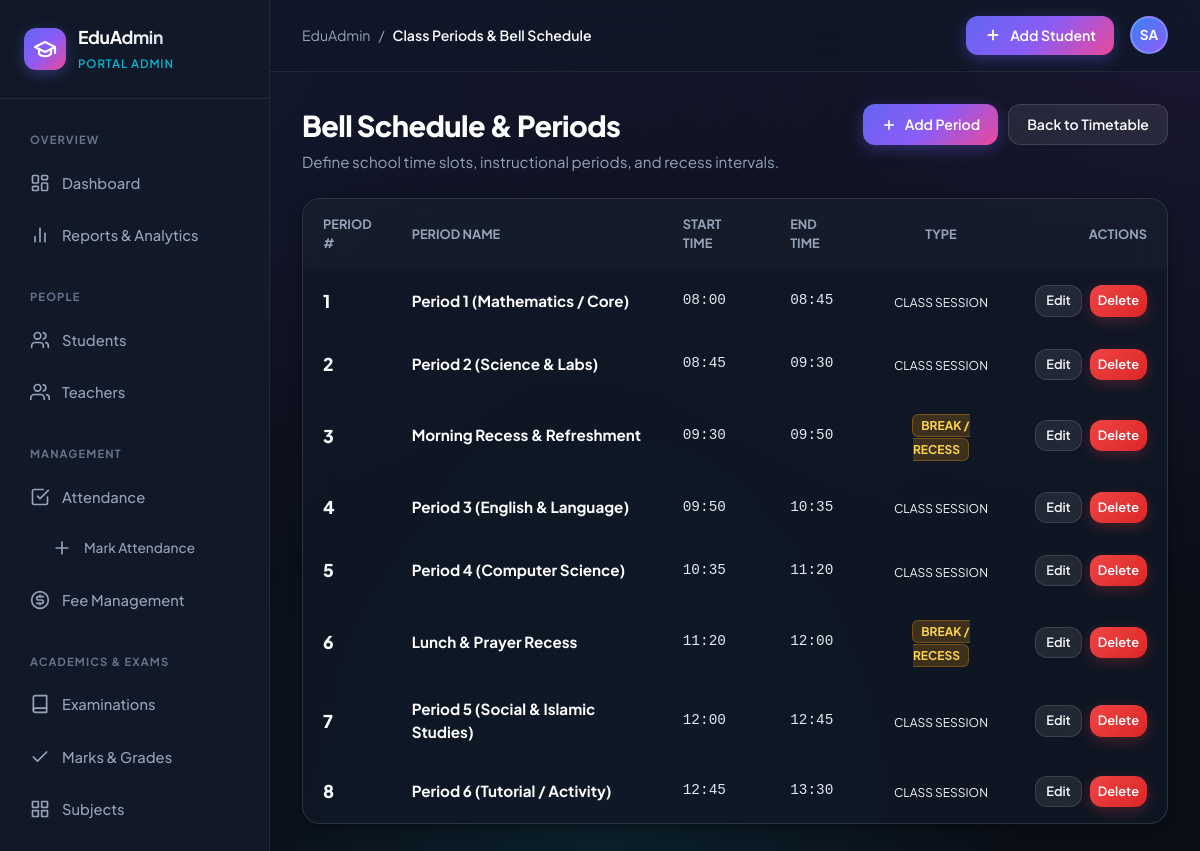
Screenshot of /timetable/periods/ with the database file from the repository.
### timetable/models.py (models this page shows, shortened)
class Period(models.Model):
    period_number = models.PositiveIntegerField(unique=True, verbose_name="Period #")
    name = models.CharField(max_length=60, verbose_name="Period Name", help_text="e.g. Period 1, Break, Lunch")
    start_time = models.TimeField(verbose_name="Start Time")
    end_time = models.TimeField(verbose_name="End Time")
    is_break = models.BooleanField(default=False, verbose_name="Break / Recess Slot")
    class Meta:
        ordering = ['period_number', 'start_time']
        verbose_name = "Class Period"
        verbose_name_plural = "Class Periods"

### timetable/views.py (the view)
# urls.py: path('periods/', views.period_list, name='period_list'),
def period_list(request):
    periods = Period.objects.all().order_by('period_number')
    return render(request, 'timetable/period_list.html', {
        'page_title': 'Class Periods & Bell Schedule',
        'active_tab': 'timetable',
        'periods': periods,
    })

### templates/timetable/period_list.html
{% extends 'students/base.html' %}
{% block content %}
<div style="display:flex; justify-content:space-between; align-items:flex-start; margin-bottom:24px; flex-wrap:wrap; gap:16px;">
  <div>
    <h1 style="font-size:1.8rem; font-weight:800; color:#fff; letter-spacing:-0.02em;">Bell Schedule &amp; Periods</h1>
    <p style="color:var(--text-muted); font-size:0.95rem; margin-top:4px;">Define school time slots, instructional periods, and recess intervals.</p>
  </div>
  <div style="display:flex; gap:10px;">
    <a href="{% url 'timetable:period_add' %}" class="btn-primary" id="add-period-btn">
      <svg width="16" height="16" viewBox="0 0 24 24" fill="none" stroke="currentColor" stroke-width="2.5"><line x1="12" x2="12" y1="5" y2="19"/><line x1="5" x2="19" y1="12" y2="12"/></svg>
      Add Period
    </a>
    <a href="{% url 'timetable:class_timetable' %}" class="btn-secondary">
      Back to Timetable
    </a>
  </div>
</div>
<div class="glass-card" style="padding:0; overflow:hidden;">
  <div style="overflow-x:auto;">
    <table class="data-table" style="width:100%; border-collapse:collapse;">
      <thead>
        <tr style="border-bottom:1px solid var(--border-color); background:rgba(255,255,255,0.02);">
          <th style="padding:16px 20px; text-align:left; font-size:0.8rem; text-transform:uppercase; color:var(--text-muted); width:80px;">Period #</th>
          <th style="padding:16px 20px; text-align:left; font-size:0.8rem; text-transform:uppercase; color:var(--text-muted);">Period Name</th>
          <th style="padding:16px 20px; text-align:left; font-size:0.8rem; text-transform:uppercase; color:var(--text-muted);">Start Time</th>
          <th style="padding:16px 20px; text-align:left; font-size:0.8rem; text-transform:uppercase; color:var(--text-muted);">End Time</th>
          <th style="padding:16px 20px; text-align:center; font-size:0.8rem; text-transform:uppercase; color:var(--text-muted);">Type</th>
          <th style="padding:16px 20px; text-align:right; font-size:0.8rem; text-transform:uppercase; color:var(--text-muted);">Actions</th>
        </tr>
      </thead>
      <tbody>
        {% for p in periods %}
        <tr style="border-bottom:1px solid var(--border-color); transition:background 0.15s ease;" onmouseover="this.style.background='rgba(255,255,255,0.03)'" onmouseout="this.style.background='transparent'">
          <td style="padding:16px 20px; font-weight:800; color:var(--cyan); font-size:1.1rem;">
            {{ p.period_number }}
          </td>
          <td style="padding:16px 20px; font-weight:700; color:#fff; font-size:0.95rem;">
            {{ p.name }}
          </td>
          <td style="padding:16px 20px; color:#e2e8f0; font-family:monospace; font-size:0.9rem;">
            {{ p.start_time|time:"H:i" }}
          </td>
          <td style="padding:16px 20px; color:#e2e8f0; font-family:monospace; font-size:0.9rem;">
            {{ p.end_time|time:"H:i" }}
          </td>
          <td style="padding:16px 20px; text-align:center;">
            {% if p.is_break %}
              <span style="font-size:0.75rem; font-weight:700; background:rgba(245,158,11,0.2); color:#fcd34d; padding:3px 8px; border-radius:6px; border:1px solid rgba(245,158,11,0.3);">
                BREAK / RECESS
              </span>
            {% else %}
              <span class="status-badge badge-active" style="font-size:0.75rem;">
                CLASS SESSION
              </span>
            {% endif %}
          </td>
          <td style="padding:16px 20px; text-align:right;">
            <div style="display:inline-flex; gap:8px;">
              <a href="{% url 'timetable:period_edit' p.pk %}" class="btn-secondary" style="padding:5px 10px; font-size:0.8rem;">Edit</a>
              <a href="{% url 'timetable:period_delete' p.pk %}" class="btn-danger" style="padding:5px 8px; font-size:0.8rem;">Delete</a>
            </div>
          </td>
        </tr>
        {% empty %}
        <tr>
          <td colspan="6" style="padding:48px 20px; text-align:center; color:var(--text-muted);">
            No periods defined. Add your first bell schedule period.
          </td>
        </tr>
        {% endfor %}
      </tbody>
    </table>
  </div>
</div>
{% endblock %}

### static/css/style.css (style rules this page uses)
:root { --bg-base: #0a0e17; --bg-surface: #111827; --bg-card: rgba(17, 24, 39, 0.75); --bg-card-hover: rgba(30, 41, 59, 0.85); --bg-glass: rgba(255, 255, 255, 0.04); --bg-glass-heavy: rgba(255, 255, 255, 0.08); --border-subtle: rgba(255, 255, 255, 0.07); --border-card: rgba(255, 255, 255, 0.12); --border-focus: #6366f1; --primary: #6366f1; --primary-hover: #4f46e5; --primary-gradient: linear-gradient(135deg, #6366f1 0%, #8b5cf6 50%, #ec4899 100%); --primary-glow: rgba(99, 102, 241, 0.35); --secondary: #06b6d4; --accent-purple: #8b5cf6; --success: #10b981; --success-glow: rgba(16, 185, 129, 0.25); --warning: #f59e0b; --warning-glow: rgba(245, 158, 11, 0.25); --danger: #ef4444; --danger-hover: #dc2626; --danger-glow: rgba(239, 68, 68, 0.25); --text-main: #f8fafc; --text-muted: #94a3b8; --text-dim: #64748b; --text-inverse: #0a0e17; --shadow-sm: 0 2px 4px rgba(0, 0, 0, 0.25); --shadow-md: 0 4px 12px rgba(0, 0, 0, 0.35); --shadow-lg: 0 12px 32px rgba(0, 0, 0, 0.45); --shadow-glow: 0 0 25px var(--primary-glow); --sidebar-width: 270px; --topbar-height: 72px; --radius-sm: 8px; --radius-md: 12px; --radius-lg: 18px; --radius-full: 9999px; --transition-fast: 0.18s ease; --transition-smooth: 0.3s cubic-bezier(0.4, 0, 0.2, 1); }
*, *::before, *::after { box-sizing: border-box; margin: 0; padding: 0; }
body { font-family: 'Plus Jakarta Sans', -apple-system, BlinkMacSystemFont, 'Segoe UI', Roboto, sans-serif; background-color: var(--bg-base); background-image: radial-gradient(at 0% 0%, rgba(99, 102, 241, 0.15) 0px, transparent 50%), radial-gradient(at 100% 0%, rgba(139, 92, 246, 0.12) 0px, transparent 50%), radial-gradient(at 50% 100%, rgba(6, 182, 212, 0.1) 0px, transparent 50%); background-attachment: fixed; color: var(--text-main); line-height: 1.5; min-height: 100vh; -webkit-font-smoothing: antialiased; }
a { color: inherit; text-decoration: none; }
.btn-primary { display: inline-flex; align-items: center; gap: 8px; padding: 9px 18px; border-radius: var(--radius-md); background: var(--primary-gradient); color: #fff; font-size: 0.88rem; font-weight: 600; border: none; cursor: pointer; box-shadow: 0 4px 16px var(--primary-glow); transition: all var(--transition-fast); }
.btn-secondary { display: inline-flex; align-items: center; gap: 8px; padding: 9px 18px; border-radius: var(--radius-md); background: var(--bg-glass-heavy); border: 1px solid var(--border-card); color: var(--text-main); font-size: 0.88rem; font-weight: 600; cursor: pointer; transition: all var(--transition-fast); }
.btn-danger { display: inline-flex; align-items: center; gap: 8px; padding: 9px 18px; border-radius: var(--radius-md); background: linear-gradient(135deg, #ef4444 0%, #dc2626 100%); color: #fff; font-size: 0.88rem; font-weight: 600; border: none; cursor: pointer; box-shadow: 0 4px 14px var(--danger-glow); transition: all var(--transition-fast); }
.glass-card { background: var(--bg-card); backdrop-filter: blur(16px); border: 1px solid var(--border-card); border-radius: var(--radius-lg); padding: 24px; box-shadow: var(--shadow-md); transition: transform var(--transition-fast), border-color var(--transition-fast), box-shadow var(--transition-fast); }

### rows the page displays
Period: period_number "1", name "Period 1 (Mathematics / Core)", start_time "08:00", end_time "08:45", is_break "CLASS SESSION"
Period: period_number "2", name "Period 2 (Science & Labs)", start_time "08:45", end_time "09:30", is_break "CLASS SESSION"
Period: period_number "3", name "Morning Recess & Refreshment", start_time "09:30", end_time "09:50", is_break "BREAK / RECESS"
Period: period_number "4", name "Period 3 (English & Language)", start_time "09:50", end_time "10:35", is_break "CLASS SESSION"
Period: period_number "5", name "Period 4 (Computer Science)", start_time "10:35", end_time "11:20", is_break "CLASS SESSION"
Period: period_number "6", name "Lunch & Prayer Recess", start_time "11:20", end_time "12:00", is_break "BREAK / RECESS"
Period: period_number "7", name "Period 5 (Social & Islamic Studies)", start_time "12:00", end_time "12:45", is_break "CLASS SESSION"
Period: period_number "8", name "Period 6 (Tutorial / Activity)", start_time "12:45", end_time "13:30", is_break "CLASS SESSION"

### other values shown
{{ page_title|default:"Overview" }} "Class Periods & Bell Schedule"
